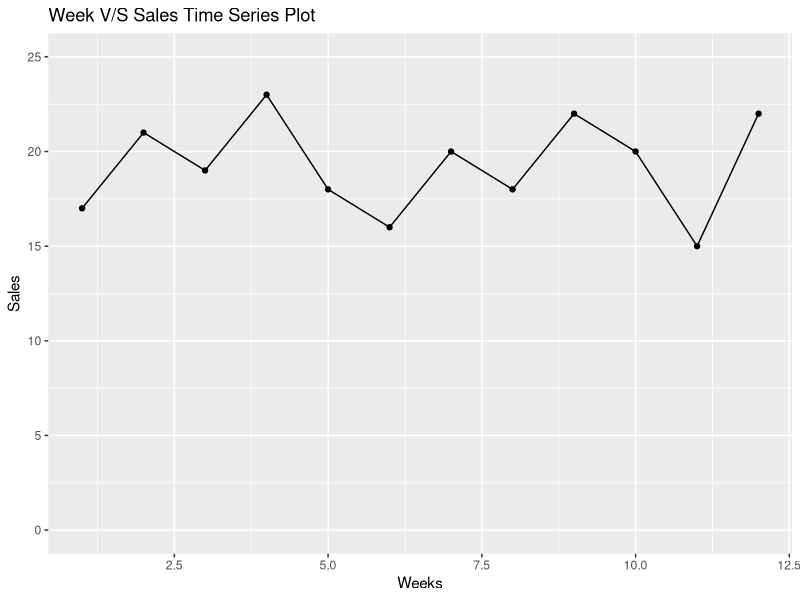

Reproduce this figure in R.
                                    # Page no. : 786 - 787

# Time Series Patterns

week <- c(1,2,3,4,5,6,7,8,9,10,11,12)
sales <- c(17,21,19,23,18,16,20,18,22,20,15,22)

DF <- data.frame(week,sales)

# Install Library if not installed

# install.packages("gpplot2")

# Import Library

library(ggplot2)

ggplot(DF,aes(week,sales)) + geom_line() + geom_point() + ylim(c(0,25)) + labs(title = 
                      "Week V/S Sales Time Series Plot", x = "Weeks", y = "Sales")
